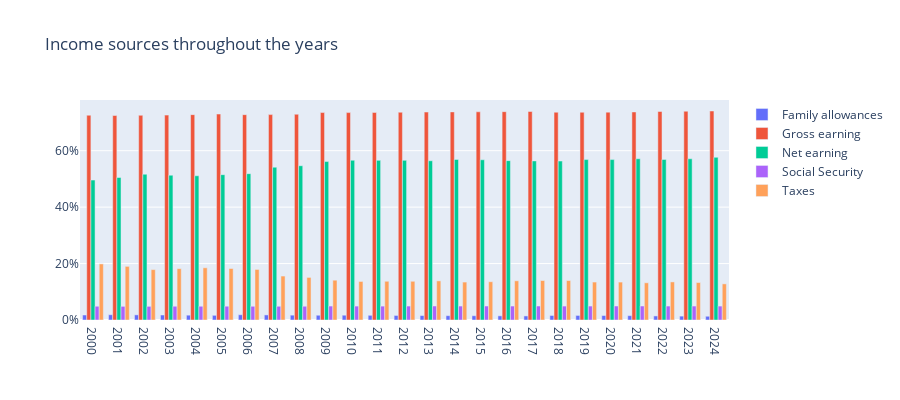

Notebook code cell kept with this figure:
### Code cell
grouped = income.pivot_table(index="TIME_PERIOD", columns="estruct", values="OBS_VALUE")
fig_grouped = go.Figure()

for estruct in grouped.columns:
    if estruct != 'Total':
        fig_grouped.add_trace(go.Bar(name=estruct,
            x=grouped.index,
            y=grouped[estruct] / grouped['Total']
        ))

fig_grouped.update_layout(
    barmode="group",
     xaxis=go.layout.XAxis(
        type='category' # the type for the x axis is categorical
    ),
    yaxis=go.layout.YAxis(
        tickformat=',.0%', # show as percentage
    ),
    title="Income sources throughout the years",
    height=400)
fig_grouped.show()
